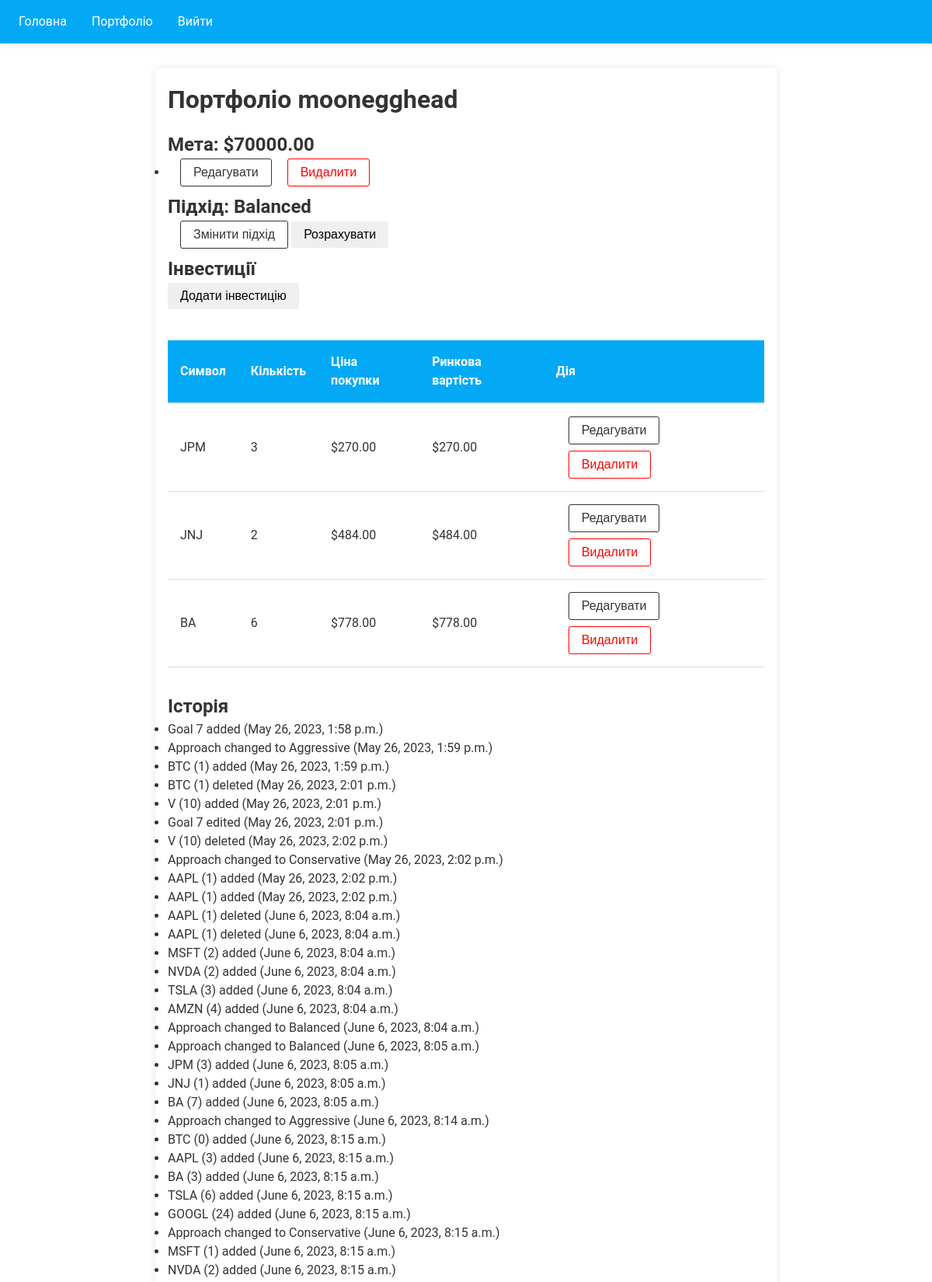
/portfolio/ (signed in, upper part), run on the app's committed database.
### finances/models.py (models this page shows, shortened)
class Portfolio(models.Model):
    user = models.OneToOneField(User, on_delete=models.CASCADE)
    goal = models.DecimalField(max_digits=12, decimal_places=2, default=0.00)
    approach = models.CharField(max_length=20, choices=(('Aggressive', 'Aggressive'), ('Balanced', 'Balanced'), ('Conservative', 'Conservative')))
    created_at = models.DateTimeField(auto_now_add=True)
    updated_at = models.DateTimeField(auto_now=True)
    class Meta:
        app_label = 'finances'

class Goal(models.Model):
    portfolio = models.ForeignKey(Portfolio, on_delete=models.CASCADE, related_name='goals')
    amount = models.DecimalField(max_digits=12, decimal_places=2, default=0.00)
    created_at = models.DateTimeField(auto_now_add=True)
    updated_at = models.DateTimeField(auto_now=True)
    class Meta:
        app_label = 'finances'

class Investment(models.Model):
    portfolio = models.ForeignKey(Portfolio, on_delete=models.CASCADE, related_name='investments')
    symbol = models.CharField(max_length=10)
    quantity = models.PositiveIntegerField(default=0)
    purchase_price = models.DecimalField(max_digits=12, decimal_places=2, default=0.00)
    current_market_value = models.DecimalField(max_digits=12, decimal_places=2, default=0.00)
    created_at = models.DateTimeField(auto_now_add=True)
    updated_at = models.DateTimeField(auto_now=True)
    class Meta:
        app_label = 'finances'

class History(models.Model):
    portfolio = models.ForeignKey(Portfolio, on_delete=models.CASCADE, related_name='history')
    change = models.CharField(max_length=100)
    created_at = models.DateTimeField(auto_now_add=True)
    class Meta:
        app_label = 'finances'

### finances/views.py (the view, shortened to what this page needs)
# urls.py: path('portfolio/', views.portfolio, name='portfolio'),
def portfolio(request):
    if not request.user.is_authenticated:
        return render(request, 'login.html')
    try:
        portfolio = Portfolio.objects.get(user=request.user)
    except Portfolio.DoesNotExist:
        portfolio = Portfolio.objects.create(user=request.user)
    investments = Investment.objects.filter(portfolio=portfolio)
    goals = Goal.objects.filter(portfolio=portfolio)
    highest_goal = goals.first()
    history = History.objects.filter(portfolio=portfolio)
    return render(request, 'portfolio.html',
                  {'portfolio': portfolio, 'investments': investments,
                   'goals': goals, 'history': history,
                   'highest_goal': highest_goal})

### templates/portfolio.html
{% extends 'base.html' %}
{% block content %}
    <h1>Портфоліо {{ portfolio.user.username }}</h1>
    <h2>Мета: ${{ highest_goal.amount }}</h2>
    <ul>
        {% for goal in goals %}
            <li>
                <button onclick="location.href='{% url 'edit_goal' goal.id %}'" class="btn btn-edit">Редагувати</button>
                <button
                        onclick="location.href='{% url 'delete_goal' goal.id %}'" class="btn btn-delete">Видалити
                </button>
            </li>
        {% empty %}
            <li>Мети відсутні.
                <button onclick="location.href='{% url 'add_goal' %}'" class="btn btn-add">Додати мету</button>
            </li>
        {% endfor %}
    </ul>
    <h2>Підхід: {{ portfolio.approach }}</h2>
    <button onclick="location.href='{% url 'approach' %}'" class="btn btn-edit">Змінити підхід</button>
    <button type="button" class="btn btn-calculate" onclick="location.href='{% url 'prediction' %}'">Розрахувати</button>
    <h2>Інвестиції</h2>
    <button onclick="location.href='{% url 'add_investment' %}'" class="btn btn-add">Додати інвестицію</button>
    <table>
        <thead>
        <tr>
            <th>Символ</th>
            <th>Кількість</th>
            <th>Ціна покупки</th>
            <th>Ринкова вартість</th>
            <th>Дія</th>
        </tr>
        </thead>
        <tbody>
        {% for investment in investments %}
            <tr>
                <td>{{ investment.symbol }}</td>
                <td>{{ investment.quantity }}</td>
                <td>${{ investment.purchase_price }}</td>
                <td>${{ investment.current_market_value }}</td>
                <td class="actions">
                    <button onclick="location.href='{% url 'edit_investment' investment.id %}'" class="btn btn-edit">
                        Редагувати
                    </button>
                    <button onclick="location.href='{% url 'delete_investment' investment.id %}'"
                            class="btn btn-delete">Видалити
                    </button>
                </td>
            </tr>
        {% empty %}
            <tr>
                <td colspan="5">Інвестицій ще немає.</td>
            </tr>
        {% endfor %}
        </tbody>
    </table>
    <h2>Історія</h2>
    <ul id="history-list">
        {% for entry in history %}
            <li>{{ entry.change }} ({{ entry.created_at }})</li>
        {% empty %}
            <li>Ще немає історії.</li>
        {% endfor %}
    </ul>
{% endblock %}

### static/main.css (style rules this page uses)
* { margin: 0; padding: 0; box-sizing: border-box; }
body { font-family: 'Roboto', sans-serif; font-size: 16px; line-height: 1.5; color: #333; }
main h1 { font-size: 2rem; margin-bottom: 1rem; }
table { width: 100%; margin: 2rem 0; border-collapse: collapse; }
thead { background-color: #03A9F4; color: #fff; }
th, td { text-align: left; padding: 1rem; }
th { border-bottom: 2px solid #ddd; }
td { border-bottom: 1px solid #ddd; }
.btn { display: inline-block; padding: 0.5rem 1rem; border: none; border-radius: 3px; text-decoration: none; font-size: 1rem; font-weight: 500; cursor: pointer; transition: all 0.3s ease-in-out; }
.btn-edit { background-color: #fff; color: #333; border: 1px solid #333; margin-left: 1rem; }
.btn-delete { background-color: #fff; color: #ff0000; border: 1px solid #ff0000; margin-left: 1rem; }
.btn:not(:last-child) { margin-bottom: 0.5rem; }

### data on the page
Portfolio: user.username "moonegghead", approach "Balanced"
Goal: amount "70000.00"
Investment: symbol "JPM", quantity "3", purchase_price "270.00", current_market_value "270.00"
Investment: symbol "JNJ", quantity "2", purchase_price "484.00", current_market_value "484.00"
Investment: symbol "BA", quantity "6", purchase_price "778.00", current_market_value "778.00"
History: change "Goal 7 added", created_at "May 26, 2023, 1:58 p.m."
History: change "Approach changed to Aggressive", created_at "May 26, 2023, 1:59 p.m."
History: change "BTC (1) added", created_at "May 26, 2023, 1:59 p.m."
History: change "BTC (1) deleted", created_at "May 26, 2023, 2:01 p.m."
History: change "V (10) added", created_at "May 26, 2023, 2:01 p.m."
History: change "Goal 7 edited", created_at "May 26, 2023, 2:01 p.m."
History: change "V (10) deleted", created_at "May 26, 2023, 2:02 p.m."
History: change "Approach changed to Conservative", created_at "May 26, 2023, 2:02 p.m."
History: change "AAPL (1) added", created_at "May 26, 2023, 2:02 p.m."
History: change "AAPL (1) added", created_at "May 26, 2023, 2:02 p.m."
History: change "AAPL (1) deleted", created_at "June 6, 2023, 8:04 a.m."
History: change "AAPL (1) deleted", created_at "June 6, 2023, 8:04 a.m."
History: change "MSFT (2) added", created_at "June 6, 2023, 8:04 a.m."
History: change "NVDA (2) added", created_at "June 6, 2023, 8:04 a.m."
History: change "TSLA (3) added", created_at "June 6, 2023, 8:04 a.m."
History: change "AMZN (4) added", created_at "June 6, 2023, 8:04 a.m."
History: change "Approach changed to Balanced", created_at "June 6, 2023, 8:04 a.m."
History: change "Approach changed to Balanced", created_at "June 6, 2023, 8:05 a.m."
History: change "JPM (3) added", created_at "June 6, 2023, 8:05 a.m."
History: change "JNJ (1) added", created_at "June 6, 2023, 8:05 a.m."
History: change "BA (7) added", created_at "June 6, 2023, 8:05 a.m."
History: change "Approach changed to Aggressive", created_at "June 6, 2023, 8:14 a.m."
History: change "BTC (0) added", created_at "June 6, 2023, 8:15 a.m."
History: change "AAPL (3) added", created_at "June 6, 2023, 8:15 a.m."
History: change "BA (3) added", created_at "June 6, 2023, 8:15 a.m."
History: change "TSLA (6) added", created_at "June 6, 2023, 8:15 a.m."
History: change "GOOGL (24) added", created_at "June 6, 2023, 8:15 a.m."
History: change "Approach changed to Conservative", created_at "June 6, 2023, 8:15 a.m."
History: change "MSFT (1) added", created_at "June 6, 2023, 8:15 a.m."
History: change "NVDA (2) added", created_at "June 6, 2023, 8:15 a.m."
